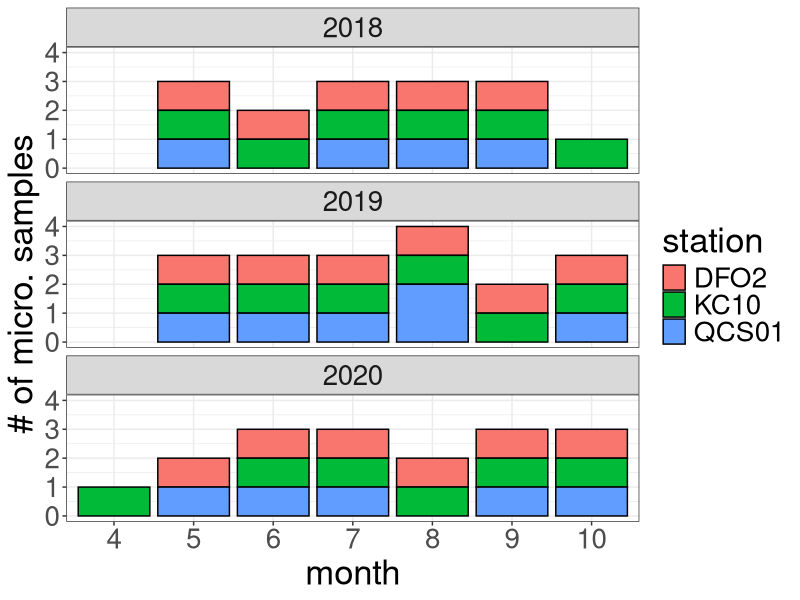
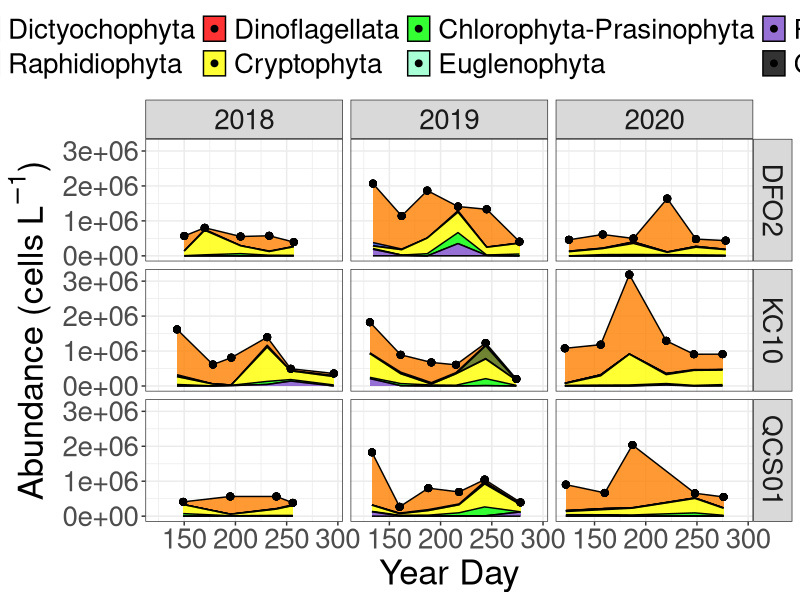
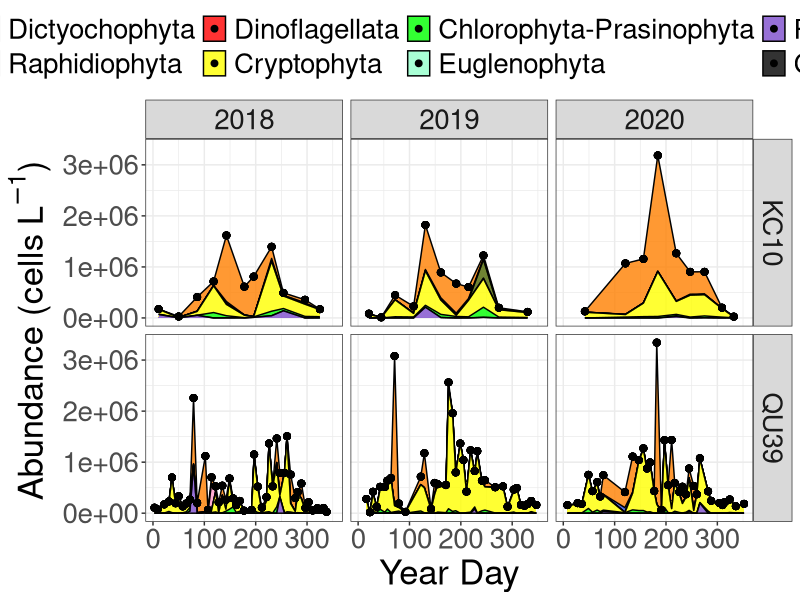
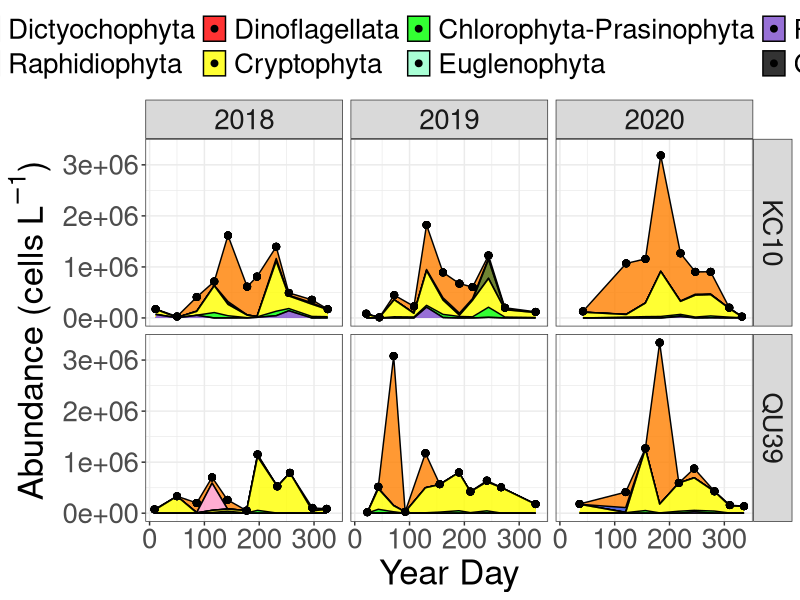
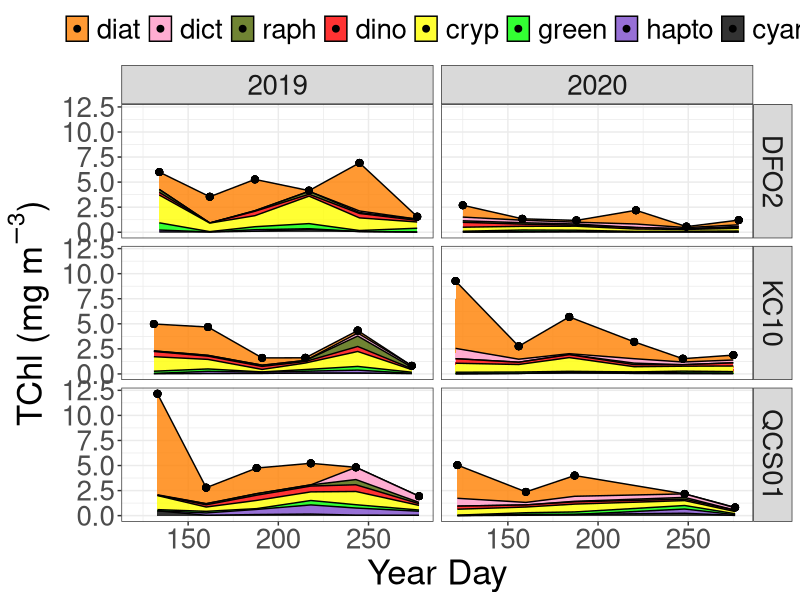
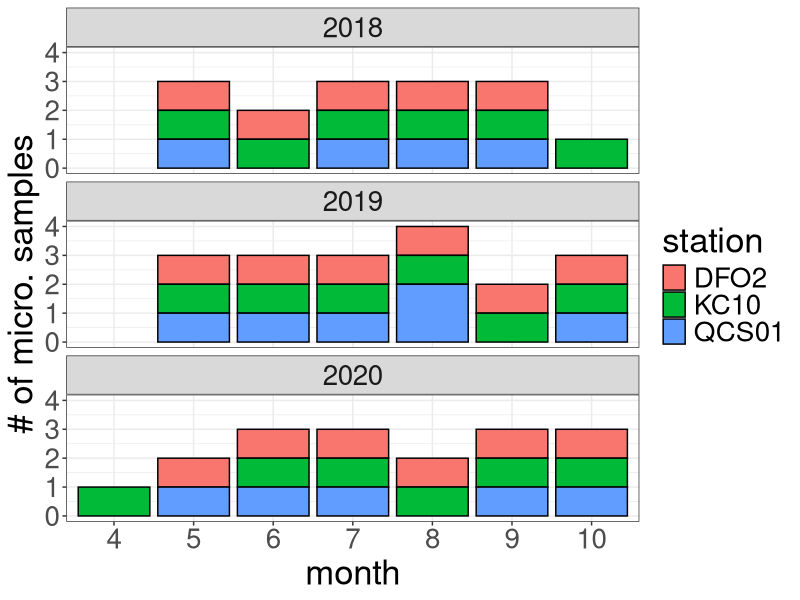
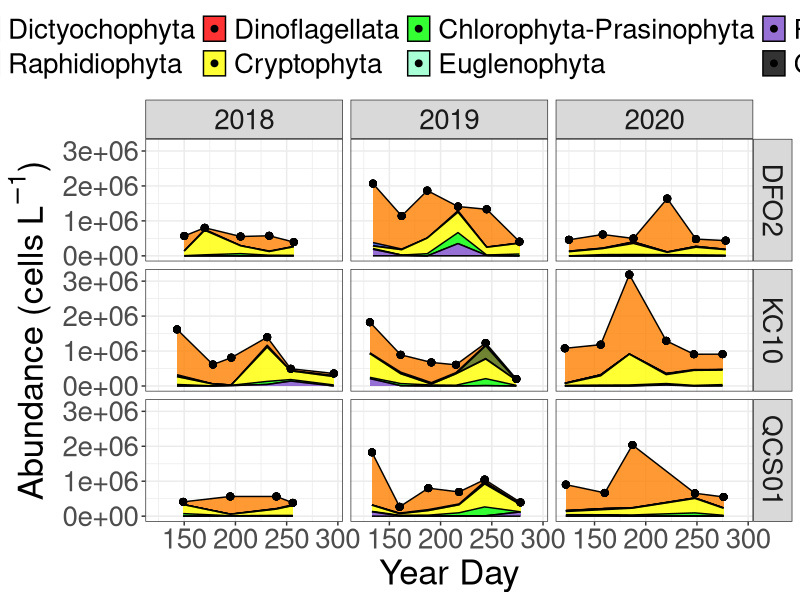
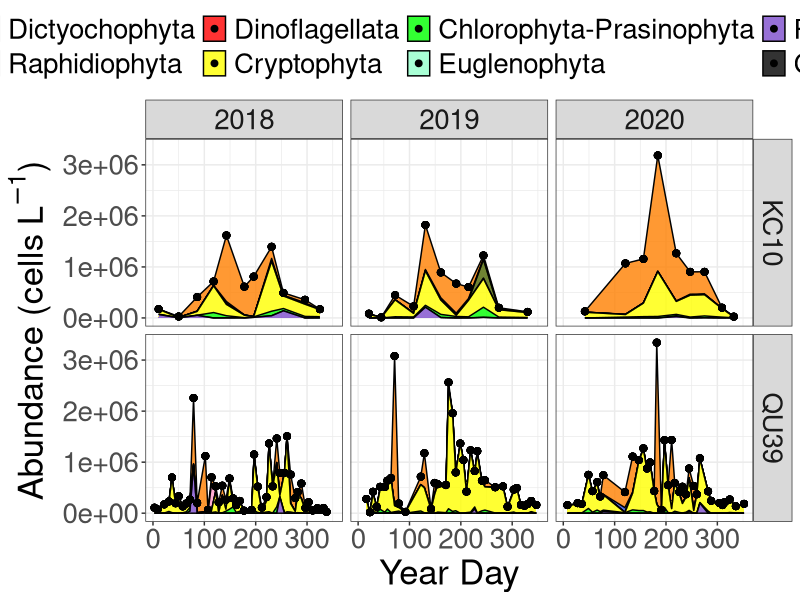

These figures' R source, in order: (Note: this script raises an error after producing the figures.)
## ---- chunk 1
#Load packages
library(tidyverse)
library(patchwork)
library(here)
library(readr)
library(readxl)
## ---- chunk 2
#Upload fully formatted microscopy data

micro <- read_csv(here("outputs", "micro_master_2021-10-18.csv"))

micro_kc10 <- read_csv(here("outputs", "micro_kc10_2021-12-01.csv"))

micro_kc10_ds <- read_csv(here("outputs", "micro_kc10_ds_2021-12-01.csv"))

#Upload data
data <- read_csv(here("outputs", "ctd_merge_2021-11-04_chem.csv")) 
## ---- chunk 3
#Upload chemtax data

#Upload data
#Uploading chemtax data
chem <- read_csv(here("outputs", "chemtax_master_2021-11-04.csv")) 


## ---- chunk 4
#Selecting autotrophic groups from class level specifications above. Too coarse for dinos.


#Can't figure out how to make this work with multiple stations. Trying each separately and binding
micro_sum_dfo2 <- micro %>%
  filter(trophicStatus == "auto" &
          site_id == "DFO2") %>% 
  complete(date, group) %>% # make each day have all species, even if not observed (for joining)
  group_by(date, group) %>% 
  summarise(sum = sum(count)) %>% #sum counts for each grouping/class
  ungroup() %>% 
  arrange(date, group) %>% 
  mutate(sum = replace_na(sum, 0),
         site_id = "DFO2") #replace NAs, created by complete, with 0s

micro_sum_kc10 <- micro %>%
  filter(trophicStatus == "auto" &
          site_id == "KC10") %>% 
  complete(date, group) %>% # make each day have all species, even if not observed (for joining)
  group_by(date, group) %>% 
  summarise(sum = sum(count)) %>% #sum counts for each grouping/class
  ungroup() %>% 
  arrange(date, group) %>% 
  mutate(sum = replace_na(sum, 0),
         site_id = "KC10") #replace NAs, created by complete, with 0s

micro_sum_qcs01 <- micro %>%
  filter(trophicStatus == "auto" &
          site_id == "QCS01") %>% 
  complete(date, group) %>% # make each day have all species, even if not observed (for joining)
  group_by(date, group) %>% 
  summarise(sum = sum(count)) %>% #sum counts for each grouping/class
  ungroup() %>% 
  arrange(date, group) %>% 
  mutate(sum = replace_na(sum, 0),
         site_id = "QCS01") #replace NAs, created by complete, with 0s

micro_sum_qu39 <- micro %>%
  filter(trophicStatus == "auto" &
          site_id == "QU39") %>% 
  complete(date, group) %>% # make each day have all species, even if not observed (for joining)
  group_by(date, group) %>% 
  summarise(sum = sum(count)) %>% #sum counts for each grouping/class
  ungroup() %>% 
  arrange(date, group) %>% 
  mutate(sum = replace_na(sum, 0),
         site_id = "QU39") #replace NAs, created by complete, with 0s

micro_sum <- rbind(micro_sum_dfo2, micro_sum_kc10, micro_sum_qcs01, micro_sum_qu39)
## ---- chunk 5
#Summing species for the KC10-QU39 Timeseries
micro_kc10_sum <- micro_kc10 %>%
  filter(trophicStatus == "auto" &
          site_id == "KC10") %>% 
  complete(date, group) %>% # make each day have all species, even if not observed (for joining)
  group_by(date, group) %>% 
  summarise(sum = sum(count)) %>% #sum counts for each grouping/class
  ungroup() %>% 
  arrange(date, group) %>% 
  mutate(sum = replace_na(sum, 0),
         site_id = "KC10") #replace NAs, created by complete, with 0s

micro_sum_qu39 <- micro_kc10 %>%
  filter(trophicStatus == "auto" &
          site_id == "QU39") %>% 
  complete(date, group) %>% # make each day have all species, even if not observed (for joining)
  group_by(date, group) %>% 
  summarise(sum = sum(count)) %>% #sum counts for each grouping/class
  ungroup() %>% 
  arrange(date, group) %>% 
  mutate(sum = replace_na(sum, 0),
         site_id = "QU39")

micro_sum_2 <- rbind(micro_kc10_sum, micro_sum_qu39)

#Doing the same for the QU39 downscaled timeseries

micro_kc10_ds_sum <- micro_kc10_ds %>%
  filter(trophicStatus == "auto" &
          site_id == "KC10") %>% 
  complete(date, group) %>% # make each day have all species, even if not observed (for joining)
  group_by(date, group) %>% 
  summarise(sum = sum(count)) %>% #sum counts for each grouping/class
  ungroup() %>% 
  arrange(date, group) %>% 
  mutate(sum = replace_na(sum, 0),
         site_id = "KC10") #replace NAs, created by complete, with 0s

micro_sum_ds_qu39 <- micro_kc10_ds %>%
  filter(trophicStatus == "auto" &
          site_id == "QU39") %>% 
  complete(date, group) %>% # make each day have all species, even if not observed (for joining)
  group_by(date, group) %>% 
  summarise(sum = sum(count)) %>% #sum counts for each grouping/class
  ungroup() %>% 
  arrange(date, group) %>% 
  mutate(sum = replace_na(sum, 0),
         site_id = "QU39")

micro_sum_3 <- rbind(micro_kc10_ds_sum, micro_sum_ds_qu39)
## ---- chunk 6
#Set order or groups for plotting

micro_sum$group <- factor(micro_sum$group,
                         levels = c("Bacillariophyta", #Y
                                    "Chrysophyta", #Y
                                    "Dictyochophyta", #Y
                                    "Raphidiophyta", #Y
                                    "Dinoflagellata", #Y
                                    "Cryptophyta",#Y
                                    "Chlorophyta-Prasinophyta", #Y 
                                    "Euglenophyta", #Y
                                    "Prymnesiophyta-Haptophyta", #Y 
                                    "Cyanobacteria", #Y
                                    "Unknown_Chlorophyta?", #Y
                                    "Unknown_Dinophyceae?", #Y
                                    "Unknown_flagellate" #Y
                                    ))

micro_sum_2$group <- factor(micro_sum_2$group,
                         levels = c("Bacillariophyta", #Y
                                    "Chrysophyta", #Y
                                    "Dictyochophyta", #Y
                                    "Raphidiophyta", #Y
                                    "Dinoflagellata", #Y
                                    "Cryptophyta",#Y
                                    "Chlorophyta-Prasinophyta", #Y 
                                    "Euglenophyta", #Y
                                    "Prymnesiophyta-Haptophyta", #Y 
                                    "Cyanobacteria", #Y
                                    "Unknown_Chlorophyta?", #Y
                                    "Unknown_Dinophyceae?", #Y
                                    "Unknown_flagellate" #Y
                                    ))

micro_sum_3$group <- factor(micro_sum_3$group,
                         levels = c("Bacillariophyta", #Y
                                    "Chrysophyta", #Y
                                    "Dictyochophyta", #Y
                                    "Raphidiophyta", #Y
                                    "Dinoflagellata", #Y
                                    "Cryptophyta",#Y
                                    "Chlorophyta-Prasinophyta", #Y 
                                    "Euglenophyta", #Y
                                    "Prymnesiophyta-Haptophyta", #Y 
                                    "Cyanobacteria", #Y
                                    "Unknown_Chlorophyta?", #Y
                                    "Unknown_Dinophyceae?", #Y
                                    "Unknown_flagellate" #Y
                                    ))

## ---- chunk 7
#Setting colour pallete for microscopy data - roughly comparable to chemtax data
color_palette_micro <- c("#ff8000", #Diatoms 
                   "#2642D5", #Chrysophytes
                   "#ff99c7", #Dicto (same color as chryso as same pig. group)
                   "#4d6600", #Raph
                   "#ff0000", #Dino
                   "#ffff00", #Crypto
                   "#00ff00", #Chloro (chloro and eugleno same colour, same pig. group)
                   "#93FFCA", #Eugleno
                   "#7d4dcc", #Hapto
                   "#000000"  #Cyano
                   )

#Set month labels for plot
month_labels_5 <- rep(c('J','F','M','A','M','J','J','A','S','O','N','D'), 5)

month_labels <- c('J','F','M','A','M','J','J','A','S','O','N','D')
## ---- chunk 8
#Plotting when we have data available for microscopy at Calvert
micro %>%  
  filter(!site_id == "QU39" & date > "2018-01-01" & date < "2021-01-01") %>%  
  distinct(date, site_id) %>% 
  mutate(year = lubridate::year(date),
         month = lubridate::month(date)) %>% 
  group_by(year, month, site_id) %>% 
  summarise(n = n()) %>% 
  ggplot(aes(x = as.factor(month), y = n, fill = site_id)) + 
  geom_bar(stat = "identity", color = "black") +
  facet_wrap(~ year, ncol = 1) +
  theme_bw() +
  labs(y = "# of micro. samples",
       x = "month",
       fill = "station") +
  theme(text = element_text(size = 25))

ggsave(here("figures_new", "sample_number.png"),
       width = 17, height = 15, dpi = 300)
## ---- chunk 9

#Microscopy May - October 2018-2019 time-series - Calvert

micro_sum %>% 
  filter(date > "2018-04-01" & date < "2020-11-01" & !site_id == "QU39") %>% 
  group_by(date, site_id) %>% 
  mutate(sum_all = sum(sum, na.rm = TRUE)) %>%
  ungroup() %>% 
  mutate(year = lubridate::year(date),
         month = lubridate::month(date),
         yday = lubridate::yday(date)) %>% 
  ggplot(aes(x = yday, y = sum, group = group, fill = group)) +
  geom_area(position = "stack", alpha = 0.8, size = 0.5, colour = "black") +
  geom_point(aes(x = yday, y = sum_all), size = 2) +
  scale_fill_manual(values = color_palette_micro) +
  facet_grid(site_id ~ year) +
  theme_bw() +
  theme(legend.position = "top",
        legend.direction = "horizontal",
        legend.title = element_blank(),
        text = element_text(size = 11)) +
        # strip.background = element_blank(),
        # strip.text = element_blank()) + 
  labs(x = "Year Day",
           y = bquote("Abundance (cells" ~ L^-1*")")) +
  theme(text = element_text(size = 25)) 

ggsave(here("figures_rev2", "timeseries_calvert.png"),
       width = 17, height = 10, dpi = 300)

## ---- chunk 10
#Tried adding chlorophyll to the area plot - too complex, not going to work.
## ---- chunk 11

#Microscopy May - October 2018-2019 time-series - Calvert

micro_sum_2 %>% 
  group_by(date, site_id) %>% 
  mutate(sum_all = sum(sum, na.rm = TRUE)) %>%
  ungroup() %>% 
  mutate(year = lubridate::year(date),
         month = lubridate::month(date),
         yday = lubridate::yday(date)) %>% 
  ggplot(aes(x = yday, y = sum, group = group, fill = group)) +
  geom_area(position = "stack", alpha = 0.8, size = 0.5, colour = "black") +
  geom_point(aes(x = yday, y = sum_all), size = 2) +
  scale_fill_manual(values = color_palette_micro) +
  facet_grid(site_id ~ year) +
  theme_bw() +
  theme(legend.position = "top",
        legend.direction = "horizontal",
        legend.title = element_blank(),
        text = element_text(size = 11)) +
        # strip.background = element_blank(),
        # strip.text = element_blank()) + 
  labs(x = "Year Day",
           y = bquote("Abundance (cells" ~ L^-1*")")) +
  theme(text = element_text(size = 25)) 

ggsave(here("figures_rev2", "timeseries_kc10_qu39.png"),
       width = 17, height = 10, dpi = 300)

## ---- chunk 12

#Microscopy May - October 2018-2019 time-series - Calvert

micro_sum_3 %>% 
  group_by(date, site_id) %>% 
  mutate(sum_all = sum(sum, na.rm = TRUE)) %>%
  ungroup() %>% 
  mutate(year = lubridate::year(date),
         month = lubridate::month(date),
         yday = lubridate::yday(date)) %>% 
  ggplot(aes(x = yday, y = sum, group = group, fill = group)) +
  geom_area(position = "stack", alpha = 0.8, size = 0.5, colour = "black") +
  geom_point(aes(x = yday, y = sum_all), size = 2) +
  scale_fill_manual(values = color_palette_micro) +
  facet_grid(site_id ~ year) +
  theme_bw() +
  theme(legend.position = "top",
        legend.direction = "horizontal",
        legend.title = element_blank(),
        text = element_text(size = 11)) +
        # strip.background = element_blank(),
        # strip.text = element_blank()) + 
  labs(x = "Year Day",
           y = bquote("Abundance (cells" ~ L^-1*")")) +
  theme(text = element_text(size = 25)) 

ggsave(here("figures_rev2", "timeseries_kc10_qu39_downscaled.png"),
       width = 17, height = 10, dpi = 300)

## ---- chunk 13
#Making Tidy
#Chemtax
chem_tidy <- chem %>% 
  pivot_longer(c(cyan, hapto, green, cryp, dino, dict, raph, diat),
                 names_to = "phyto_group", values_to = "TChla") %>% 
  group_by(date, site_id, phyto_group) %>% 
  summarize(TChla_mean = mean(TChla)) %>% 
  ungroup() %>% 
  group_by(date, site_id) %>% 
  mutate(TChla_sum = sum(TChla_mean)) %>% 
  ungroup()

## ---- chunk 14

#Order phytoplankton groups roughly from smallest to largest - create order list
order_chem <- c("cyan", "hapto", "green", "cryp",
                "dino", "raph", "dict", "diat")

#Chemtax - Specify order of phyto groups for figures
chem_tidy <- arrange(mutate(chem_tidy,
                                phyto_group = factor(phyto_group,
                                levels = order_chem)))

chem_tidy <- chem_tidy %>% 
  arrange(date, phyto_group)

## ---- chunk 15

#Set Color palette for plotting. Currently based on QU39 manuscript. Brewer has some good ones for R style.
palette_chem <- c("#ff8000", #1 - Diatoms (orange)
                  "#ff99c7", #2 - Dictyochophytes (pink)
                  "#4d6600", #3 - Raphidophytes (dark green)
                  "#ff0000", #4 - Dinoflagellates (Red)
                  "#ffff00", #5 - Cryptophytes (yellow)
                  "#00ff00", #6 - Chlorophyta (light green)
                  "#7d4dcc", #7 - Haptophytes (purple)
                  "#000000") #8 - Cyanobacteria (black)

#Set month labels for plot
month_labels <- c('J','F','M','A','M','J','J','A','S','O','N','D')
## ---- chunk 16

chem_tidy %>% 
  filter(date > "2018-04-01" & date < "2020-11-01" & !site_id == "QU39") %>% 
  mutate(year = lubridate::year(date),
         month = lubridate::month(date),
         yday = lubridate::yday(date)) %>% 
  ggplot(aes(x = yday, y = TChla_mean, fill = fct_rev(phyto_group))) +
  geom_area(position = "stack", alpha = 0.8, size = 0.5, colour = "black") +
  geom_point(aes(x = yday, y = TChla_sum), size = 2) +
  scale_fill_manual(values = palette_chem) +
  facet_grid(site_id ~ year) +
  theme_bw() +
  theme(legend.position = "top",
        legend.direction = "horizontal",
        legend.title = element_blank(),
        text = element_text(size = 11)) +
  guides(fill = guide_legend(nrow = 1)) +
        # strip.background = element_blank(),
        # strip.text = element_blank()) + 
  labs(x = "Year Day",
           y = bquote("TChl (mg" ~ m^-3*")")) +
  theme(text = element_text(size = 25)) 

ggsave(here("figures_rev2", "timeseries_calvert_chem.png"),
       width = 16, height = 10, dpi = 300)

## ---- chunk 17
#Plot chemtax data by station - biomass
chem_tidy %>%
  ggplot() +
  geom_area(aes(date, TChla_mean, fill = fct_rev(phyto_group)),
    alpha = 0.8, size = 0.5, colour = "black") +
  geom_point(aes(date, TChla_sum)) +
  facet_wrap(~ site_id, nrow = 4) +
  scale_fill_manual(values = palette_chem) +
  theme_bw() +
  labs(y = bquote("TChl (mg" ~ m^-3*")"),
       fill = "Group") +
  scale_x_date(limits = startEnd,
               breaks = scales::date_breaks("1 month"),
               labels = scales::date_format("%m")) +
  theme(legend.position = "top",
        legend.direction = "horizontal",
        legend.title = element_blank(),
        text = element_text(size = 30)) +
  theme(strip.background = element_blank(),
        strip.text.x = element_blank(),
        text = element_text(size = 30)) +
        # plot.margin = margin(0, 50, 0, 0)) +
  guides(fill = guide_legend(nrow = 1))
  
ggsave(here("figures_new", "calvert_qu39_chem_2019-ts.png"),
       width=16, height=14, dpi=300)
## ---- chunk 18
#Plot chemtax data by station - relative
chem_tidy %>%
  ggplot() +
  geom_area(aes(date, TChla_mean, fill = fct_rev(phyto_group)),
    position = "fill", alpha = 0.8, size = 0.5, colour = "black") +
  geom_point(aes(date, 1)) +
  facet_wrap(~ site_id, nrow = 4) +
  scale_fill_manual(values = palette_chem) +
  theme_bw() +
  labs(y = bquote("Relative (%)"),
       fill = "Group") +
  scale_x_date(limits = startEnd,
               breaks = scales::date_breaks("1 month"),
               labels = scales::date_format("%m")) +
  theme(legend.position = "top",
        legend.direction = "horizontal",
        legend.title = element_blank(),
        text = element_text(size = 30)) +
  theme(strip.background = element_blank(),
        strip.text.x = element_blank(),
        text = element_text(size = 30)) +
        # plot.margin = margin(0, 50, 0, 0)) +
  guides(fill = guide_legend(nrow = 1))
  
ggsave(here("figures", "calvert_qu39_chem_relative_2019-ts.png"),
       width=16, height=14, dpi=300)
## ---- chunk 19
#Trying to plot Relative in a different way - CHEMTAX
chem_qu39_ds <- chem_tidy %>%
  filter(site_id == "QU39")

chem_qu39_ds <- chem_qu39_ds %>%
  filter(date == "2019-05-09" |
         date == "2019-06-04" |
         date == "2019-07-09" |
         date == "2019-08-07" |
         date == "2019-08-29" |
         date == "2019-10-09" |
         #date == "2019-11-26" | #removing this for multi-year analysis
         date == "2020-04-29" | #Different month, but very close temporally
         date == "2020-06-04" |
         date == "2020-07-09" | # Also 06-30 - Tricky
         date == "2020-08-04" | # Also 08-13 
         date == "2020-09-01" |
         date == "2020-10-08")

chem_ds <- chem_tidy %>%
  filter(!site_id == "QU39")

chem_ds <- rbind(chem_ds, chem_qu39_ds)

# chem_ds <- chem_ds %>% 
#   filter(date > "2019-05-01" & date < "2019-12-01") %>% 
#   arrange(date)

chem_ds <- chem_ds %>%  
  mutate(month = lubridate::month(date),
         month = case_when(date == "2019-08-29" ~ 9,
                           date == "2019-08-31" ~ 9,
                           date == "2020-04-29" ~ 5,
                           date == "2020-04-30" ~ 5,
                             TRUE ~ as.numeric (month)))
    
## ---- chunk 20
micro_qu39_ds <- micro_sum %>%
  filter(site_id == "QU39")

micro_qu39_ds_distinct <- micro_qu39_ds %>%
  mutate(month = lubridate::month(date)) %>% 
  filter(date > "2018-01-01" & date < "2021-01-01" & month > 3 & month < 11) %>%
  distinct(date, site_id)

#Trying to plot Relative in a different way - CHEMTAX
micro_qu39_ds <- micro_qu39_ds %>%
  filter(date == "2018-05-29" | #could also be 05-22
         date == "2018-06-26" |
         date == "2018-07-23" | # Could also be 07-16
         date == "2018-08-21" | # 08-14, 08-28
         date == "2018-09-13" |   
         date == "2018-10-24" |
         date == "2019-05-09" |
         date == "2019-06-04" |
         date == "2019-07-09" |
         date == "2019-08-07" |
         date == "2019-08-29" |
         date == "2019-10-09" |
         #date == "2019-11-26" | #removing this for multi-year analysis
         date == "2020-04-29" | #Different month, but very close temporally
         date == "2020-06-04" |
         date == "2020-07-09" | # Also 06-30 - Tricky
         date == "2020-08-04" | # Also 08-13 
         date == "2020-09-01" |
         date == "2020-10-08")

micro_ds <- micro_sum %>%
  filter(!site_id == "QU39")

micro_ds_distinct <- micro_ds %>% 
  mutate(month = lubridate::month(date)) %>% 
  filter(date > "2018-01-01" & date < "2021-01-01" & month > 4 & month < 11) %>%
  distinct(date, site_id) %>% 
  mutate(row_n = row_number())

micro_ds <- rbind(micro_ds, micro_qu39_ds)

# micro_ds <- micro_ds %>% 
#   filter(date > "2019-05-01" & date < "2019-12-01") %>% 
#   arrange(date)

micro_ds <- micro_ds %>%  
  mutate(month = lubridate::month(date),
         month = case_when(date == "2019-08-29" ~ 9,
                           date == "2019-08-31" ~ 9,
                           date == "2020-04-29" ~ 5,
                           date == "2020-04-30" ~ 5,
                             TRUE ~ as.numeric (month)))
## ---- chunk 21
p1 <- micro_ds %>% 
  filter(!group == "Unknown_Chlorophyta?" &
         !group == "Unknown_Dinophyceae?" &
         !group == "Unknown_flagellate" &
           date >= "2018-05-01" & date < "2018-11-01") %>% 
  ggplot(aes(x = site_id, y = sum, fill = group)) +
  geom_bar(position = "stack", stat = "identity", color = "black") +
  ylim(y = c(0, 3500000)) +
  facet_wrap(~ month, nrow = 1) +
  scale_fill_manual(values = color_palette_micro) +
  scale_x_discrete(labels = c("DFO2" = "F", "KC10" = "C", "QCS01" = "S",
                              "QU39" = "E")) +
  # labs(y = bquote("Abundance (cells" ~ L^-1*")")) +
  theme_bw() +
  theme(legend.position = "top",
        legend.direction = "horizontal",
        legend.title = element_blank(),
        axis.title.x = element_blank(),
        axis.text.x = element_blank(),
        axis.title.y = element_blank(),
        text = element_text(size = 30),
        axis.text = element_text(colour = "black"))

p2 <- micro_ds %>% 
  filter(!group == "Unknown_Chlorophyta?" &
         !group == "Unknown_Dinophyceae?" &
         !group == "Unknown_flagellate" &
           date >= "2019-05-01" & date < "2019-11-01") %>% 
  ggplot(aes(x = site_id, y = sum, fill = group)) +
  geom_bar(position = "stack", stat = "identity", color = "black") +
  ylim(y = c(0, 3500000)) +
  facet_wrap(~ month, nrow = 1) +
  scale_fill_manual(values = color_palette_micro) +
  scale_x_discrete(labels = c("DFO2" = "F", "KC10" = "C", "QCS01" = "S",
                              "QU39" = "E")) +
  labs(y = bquote("Abund. (cells" ~ L^-1*")")) +
  theme_bw() +
  theme(strip.background = element_blank(),
        strip.text.x = element_blank(),
        legend.position = "none",
        axis.title.x = element_blank(),
        axis.text.x = element_blank(),
        text = element_text(size = 30),
        axis.text = element_text(colour = "black"))

p3 <- micro_ds %>% 
  filter(!group == "Unknown_Chlorophyta?" &
         !group == "Unknown_Dinophyceae?" &
         !group == "Unknown_flagellate" &
          date > "2020-04-27" & date < "2020-11-01") %>% 
  ggplot(aes(x = site_id, y = sum, fill = group)) +
  geom_bar(position = "stack", stat = "identity", color = "black") +
  ylim(y = c(0, 3500000)) +
  facet_wrap(~ month, nrow = 1) +
  scale_fill_manual(values = color_palette_micro) +
  scale_x_discrete(labels = c("DFO2" = "F", "KC10" = "C", "QCS01" = "S",
                              "QU39" = "E")) +
  # labs(y = bquote("Abundance (cells" ~ L^-1*")")) +
  theme_bw() +
  theme(strip.background = element_blank(),
        strip.text.x = element_blank(),
        legend.position = "none",
        axis.title.x = element_blank(),
        axis.title.y = element_blank(),
        text = element_text(size = 30),
        axis.text = element_text(colour = "black"))

fig <-  p1/p2/p3

ggsave(here("figures_new", "calvert_qu39_2018-2020_micro_box_absolute.png"), fig,
       width = 20, height = 12, dpi = 300)
## ---- chunk 22
# p1 <- micro_ds %>% 
#   filter(!group == "Unknown_Chlorophyta?" &
#          !group == "Unknown_Dinophyceae?" &
#          !group == "Unknown_flagellate" &
#            date >= "2018-01-01" & date < "2021-01-01" & month > 4 & month < 11) %>% 
#   mutate(year = lubridate::year(date),
#          row_n = row_number()) %>% 
#   ggplot(aes(x = site_id, y = sum, fill = group)) +
#   geom_bar(position = "stack", stat = "identity", color = "black") +
#   geom_text(aes(label = row_n, group = site_id),  vjust = -1, data = micro_ds_distinct) +
#   ylim(y = c(0, 3500000)) +
#   facet_grid(year ~ month) +
#   scale_fill_manual(values = color_palette_micro) +
#   scale_x_discrete(labels = c("DFO2" = "F", "KC10" = "C", "QCS01" = "S",
#                               "QU39" = "E")) +
#   # labs(y = bquote("Abundance (cells" ~ L^-1*")")) +
#   theme_bw() +
#   theme(legend.position = "top",
#         legend.direction = "horizontal",
#         legend.title = element_blank(),
#         axis.title.x = element_blank(),
#         axis.text.x = element_blank(),
#         axis.title.y = element_blank(),
#         text = element_text(size = 30),
#         axis.text = element_text(colour = "black"))
# 
# 
# 
# ggsave(here("figures_new", "calvert_qu39_2018-2020_micro_box_absolute_grid.png"),
#        width = 20, height = 12, dpi = 300)
## ---- chunk 23
p1 <- chem_ds %>% 
  filter(date >= "2019-05-01" & date < "2019-11-01") %>% 
  ggplot(aes(x = site_id, y = TChla_mean, fill = fct_rev(phyto_group))) +
  geom_bar(position = "stack", stat = "identity", color = "black") +
  facet_wrap(~ month, nrow = 1) +
  scale_fill_manual(values = palette_chem) +
  scale_x_discrete(labels = c("DFO2" = "F", "KC10" = "C", "QCS01" = "S",
                              "QU39" = "E")) +
  labs(y = bquote("TChl (mg" ~ m^-3*")")) +
  theme_bw() +
  theme(legend.position = "top",
        legend.direction = "horizontal",
        legend.title = element_blank()) +
  theme(axis.title.x = element_blank(),
        text = element_text(size = 30),
        axis.text = element_text(colour = "black")) +
  guides(fill = guide_legend(nrow = 1))

p2 <- chem_ds %>% 
  filter(date > "2020-04-27" & date < "2020-11-01") %>%  
  ggplot(aes(x = site_id, y = TChla_mean, fill = fct_rev(phyto_group))) +
  geom_bar(position = "stack", stat = "identity", color = "black") +
  facet_wrap(~ month, nrow = 1) +
  scale_fill_manual(values = palette_chem) +
  scale_x_discrete(labels = c("DFO2" = "F", "KC10" = "C", "QCS01" = "S",
                              "QU39" = "E")) +
  labs(y = bquote("TChl (mg" ~ m^-3*")")) +
  theme_bw() +
  theme(strip.background = element_blank(),
        strip.text.x = element_blank(),
        legend.position = "none",
        axis.title.x = element_blank(),
        axis.text.x = element_blank(),
        text = element_text(size = 30),
        axis.text = element_text(colour = "black")) +
  guides(fill = guide_legend(nrow = 1))

fig <- p1/p2

ggsave(here("figures_new", "calvert_qu39_2018-2020_chem_box_absolute.png"), fig,
       width = 20, height = 10, dpi = 300)
## ---- chunk 24
p1 <- micro_ds %>% 
  filter(!group == "Unknown_Chlorophyta?" &
         !group == "Unknown_Dinophyceae?" &
         !group == "Unknown_flagellate" &
           date >= "2019-05-01" & date <= "2019-12-01") %>% 
  ggplot(aes(x = site_id, y = sum, fill = group)) +
  geom_bar(position = "stack", stat = "identity") +
  facet_wrap(~ month, nrow = 1) +
  scale_fill_manual(values = color_palette_micro) +
  scale_x_discrete(labels = c("DFO2" = "F", "KC10" = "C", "QCS01" = "S",
                              "QU39" = "E")) +
  labs(y = bquote("Abundance (cells" ~ L^-1*")")) +
  theme_bw() +
  theme(legend.position = "top",
        legend.direction = "horizontal",
        legend.title = element_blank()) +
  theme(axis.title.x = element_blank(),
        text = element_text(size = 30),
        axis.text = element_text(colour = "black"))

p2 <- chem_ds %>% 
  filter(date >= "2019-05-01" & date <= "2019-12-01") %>% 
  ggplot(aes(x = site_id, y = TChla_mean, fill = fct_rev(phyto_group))) +
  geom_bar(position = "stack", stat = "identity") +
  facet_wrap(~ month, nrow = 1) +
  scale_fill_manual(values = palette_chem) +
  scale_x_discrete(labels = c("DFO2" = "F", "KC10" = "C", "QCS01" = "S",
                              "QU39" = "E")) +
  labs(y = bquote("TChl (mg" ~ m^-3*")")) +
  theme_bw() +
  theme(legend.position = "top",
        legend.direction = "horizontal",
        legend.title = element_blank()) +
  theme(axis.title.x = element_blank(),
        text = element_text(size = 30),
        axis.text = element_text(colour = "black")) +
  guides(fill = guide_legend(nrow = 1))

fig <- p1/p2

ggsave(here("figures_new", "calvert_qu39_2019_box_comb_absolute_test.png"), fig,
       width = 20, height = 10, dpi = 300)
## ---- chunk 25
p1 <- micro_ds %>% 
  filter(!group == "Unknown_Chlorophyta?" &
         !group == "Unknown_Dinophyceae?" &
         !group == "Unknown_flagellate" &
           date >= "2019-05-01" & date <= "2019-12-01") %>%
  ggplot(aes(x = site_id, y = sum, fill = group)) +
  geom_bar(position = "fill", stat = "identity") +
  facet_wrap(~ month, nrow = 1) +
  scale_fill_manual(values = color_palette_micro) +
  scale_x_discrete(labels = c("DFO2" = "F", "KC10" = "C", "QCS01" = "S",
                              "QU39" = "E")) +
  labs(y = bquote("Abundance (%)")) +
  theme_bw() +
  theme(legend.position = "top",
        legend.direction = "horizontal",
        legend.title = element_blank()) +
  theme(axis.title.x = element_blank(),
        text = element_text(size = 30),
        axis.text = element_text(colour = "black"))

p2 <- chem_ds %>% 
  filter(date >= "2019-05-01" & date <= "2019-12-01") %>%
  ggplot(aes(x = site_id, y = TChla_mean, fill = fct_rev(phyto_group))) +
  geom_bar(position="fill", stat="identity") +
  facet_wrap(~ month, nrow = 1) +
  scale_fill_manual(values = palette_chem) +
  scale_x_discrete(labels = c("DFO2" = "F", "KC10" = "C", "QCS01" = "S",
                              "QU39" = "E")) +
  labs(y = bquote("TChl (%)")) +
  theme_bw() +
  theme(legend.position = "top",
        legend.direction = "horizontal",
        legend.title = element_blank()) +
  theme(axis.title.x = element_blank(),
        text = element_text(size = 30),
        axis.text = element_text(colour = "black")) +
  guides(fill = guide_legend(nrow = 1))

fig <- p1/p2

ggsave(here("figures_new", "calvert_qu39_2019_box_comb_test.png"), fig,
       width = 20, height = 10, dpi = 300)
## ---- chunk 26
micro_qu39_ds_full <- micro %>%
  filter(site_id == "QU39")

micro_qu39_ds_full_distinct <- micro_qu39_ds_full %>%
  mutate(month = lubridate::month(date)) %>% 
  filter(date > "2018-01-01" & date < "2021-01-01" & month > 3 & month < 11) %>%
  distinct(date, site_id)

#Trying to plot Relative in a different way - CHEMTAX
micro_qu39_ds_full <- micro_qu39_ds_full %>%
  filter(date == "2018-05-29" | #could also be 05-22
         date == "2018-06-26" |
         date == "2018-07-23" | # Could also be 07-16
         date == "2018-08-21" | # 08-14, 08-28
         date == "2018-09-13" |   
         date == "2018-10-24" |
         date == "2019-05-09" |
         date == "2019-06-04" |
         date == "2019-07-09" |
         date == "2019-08-07" |
         date == "2019-08-29" |
         date == "2019-10-09" |
         #date == "2019-11-26" | #removing this for multi-year analysis
         date == "2020-04-29" | #Different month, but very close temporally
         date == "2020-06-04" |
         date == "2020-07-09" | # Also 06-30 - Tricky
         date == "2020-08-04" | # Also 08-13 
         date == "2020-09-01" |
         date == "2020-10-08")

micro_ds_full <- micro %>%
  filter(!site_id == "QU39")

micro_ds_full_distinct <- micro_ds_full %>% 
  mutate(month = lubridate::month(date)) %>% 
  filter(date > "2018-01-01" & date < "2021-01-01" & month > 4 & month < 11) %>%
  distinct(date, site_id) %>% 
  mutate(row_n = row_number())

micro_ds_full <- rbind(micro_ds_full, micro_qu39_ds_full)


micro_ds_full <- micro_ds_full %>%  
  mutate(month = lubridate::month(date),
         month = case_when(date == "2019-08-29" ~ 9,
                           date == "2019-08-31" ~ 9,
                           date == "2020-04-29" ~ 5,
                           date == "2020-04-30" ~ 5,
                             TRUE ~ as.numeric (month)))

micro_ds_full <- micro_ds_full %>% 
  filter(date > "2018-01-01" & date < "2020-12-31" & month > 4 & month < 11)
## ---- chunk 27
micro_ds_full %>% 
  filter(scientificName == "Thalassiosira rotula") %>%
  mutate(year = lubridate::year(date)) %>% 
  ggplot(aes(x = month, y = count, color = site_id)) +
  geom_point() +
  facet_wrap(~year)
